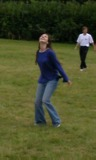
%> input picture src/training/pos/img00145.jpg, 96 x 160 px; its folder holds only this picture in this run
$ octave task_color_distribution.m   (GNU Octave 9; MATLAB toolbox functions it lacks are replaced by stand-ins)
%> lines starting %> are read from the running program, lines starting %| are printed output that depends on the picture
%Get the working directories of the datasets
dirTrainPos = strcat(pwd,'\training\pos\');
dirTrainNeg = strcat(pwd,'\training\neg\');

filesPos = dir(fullfile(dirTrainPos,'*.jpg'));

dirLength = length(filesPos);

redVals = zeros(dirLength,1);
greenVals = zeros(dirLength,1);
blueVals = zeros(dirLength,1);


for i = 1:dirLength
    img = imread(fullfile(dirTrainPos,filesPos(i).name));
%> img is the input picture: size 160x96x3 uint8; mean R, G, B 75.2, 80, 44.1
    subplot(1,4,1), imshow(img);
    % Red channel
    red = img(:,:,1);
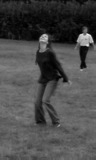
%> red: size 160x96 uint8; min 0, max 243, mean 75.2
    %subplot(1,4,2), imshow(red);
    redVals(i,1) = uint8(mean(red(:)));
    % Green channel
    green = img(:,:,3);
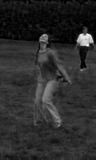
%> green: size 160x96 uint8; min 0, max 251, mean 44.1
    %subplot(1,4,4), imshow(green);
    greenVals(i,1) = uint8(mean(green(:)));
    % Blue channel
    blue = img(:,:,2);
    %subplot(1,4,3), imshow(blue);
    blueVals(i,1) = uint8(mean(blue(:)));
end

subplot(1,3,1), histogram(redVals), title("Red Channel");
subplot(1,3,2), histogram(greenVals), title("Green Channel");
subplot(1,3,3), histogram(blueVals), title("Blue Channel");
%> after `title("Blue Channel")`:
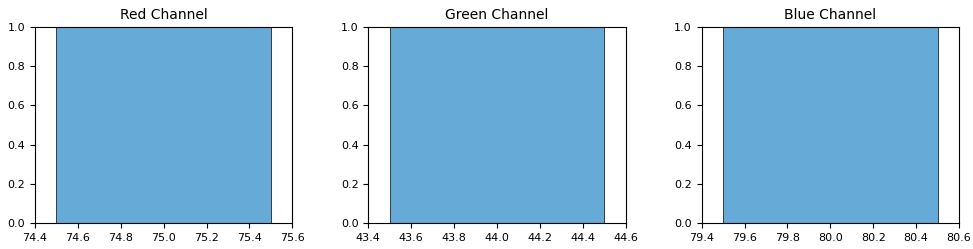
%> figure redrawn from the program's plot data, 3 panels

$ run again, on src/training/pos/img00226.jpg
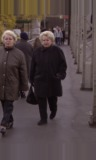
%> input picture src/training/pos/img00226.jpg, 96 x 160 px
%> img is the input picture: size 160x96x3 uint8; mean R, G, B 80.5, 67.4, 67.8
%> `blue = img(:,:,2);`:
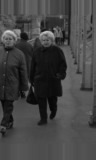
%> blue: size 160x96 uint8; min 3, max 215, mean 67.4
%> `title("Blue Channel")`:
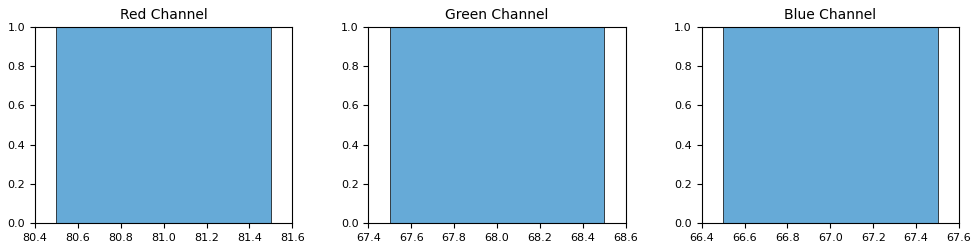
%> figure redrawn from the program's plot data, 3 panels

$ run again, on src/training/pos/img00318.jpg
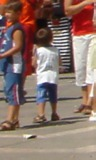
%> input picture src/training/pos/img00318.jpg, 96 x 160 px
%> img is the input picture: size 160x96x3 uint8; mean R, G, B 138.7, 114.5, 105.6
%> `blue = img(:,:,2);`:
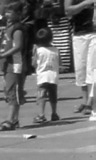
%> blue: size 160x96 uint8; min 4, max 255, mean 114.5
%> `title("Blue Channel")`:
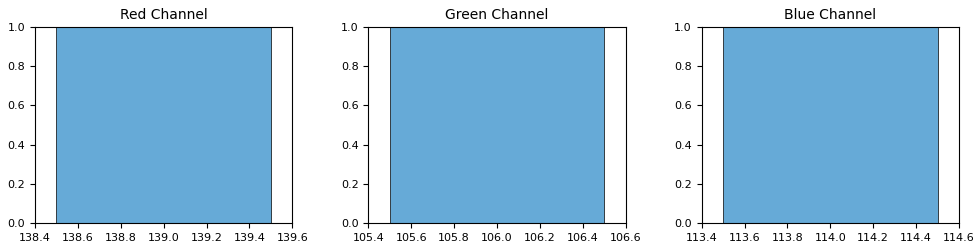
%> figure redrawn from the program's plot data, 3 panels

$ run again, on src/training/pos/img00343.jpg
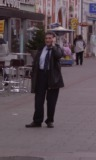
%> input picture src/training/pos/img00343.jpg, 96 x 160 px
%> img is the input picture: size 160x96x3 uint8; mean R, G, B 95.5, 81.5, 89
%> `blue = img(:,:,2);`:
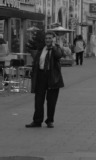
%> blue: size 160x96 uint8; min 4, max 198, mean 81.5
%> `title("Blue Channel")`:
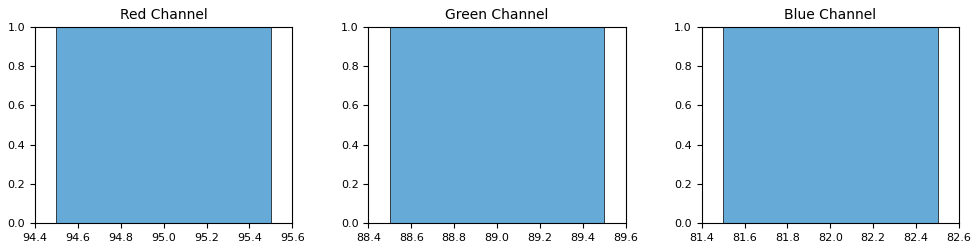
%> figure redrawn from the program's plot data, 3 panels

$ run again, on src/training/pos/img00147.jpg
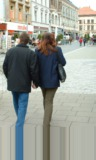
%> input picture src/training/pos/img00147.jpg, 96 x 160 px
%> img is the input picture: size 160x96x3 uint8; mean R, G, B 153.9, 157.3, 149.7
%> `blue = img(:,:,2);`:
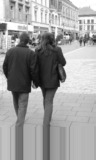
%> blue: size 160x96 uint8; min 7, max 255, mean 157.3
%> `title("Blue Channel")`:
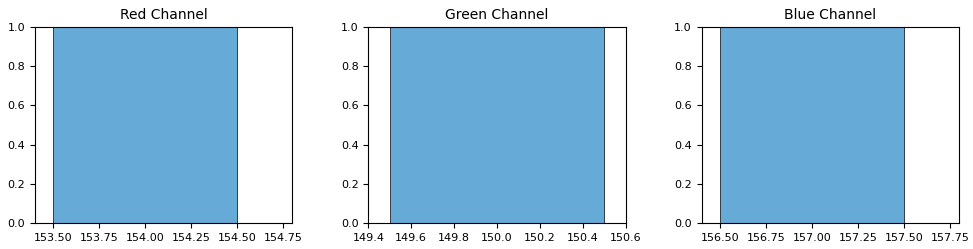
%> figure redrawn from the program's plot data, 3 panels
